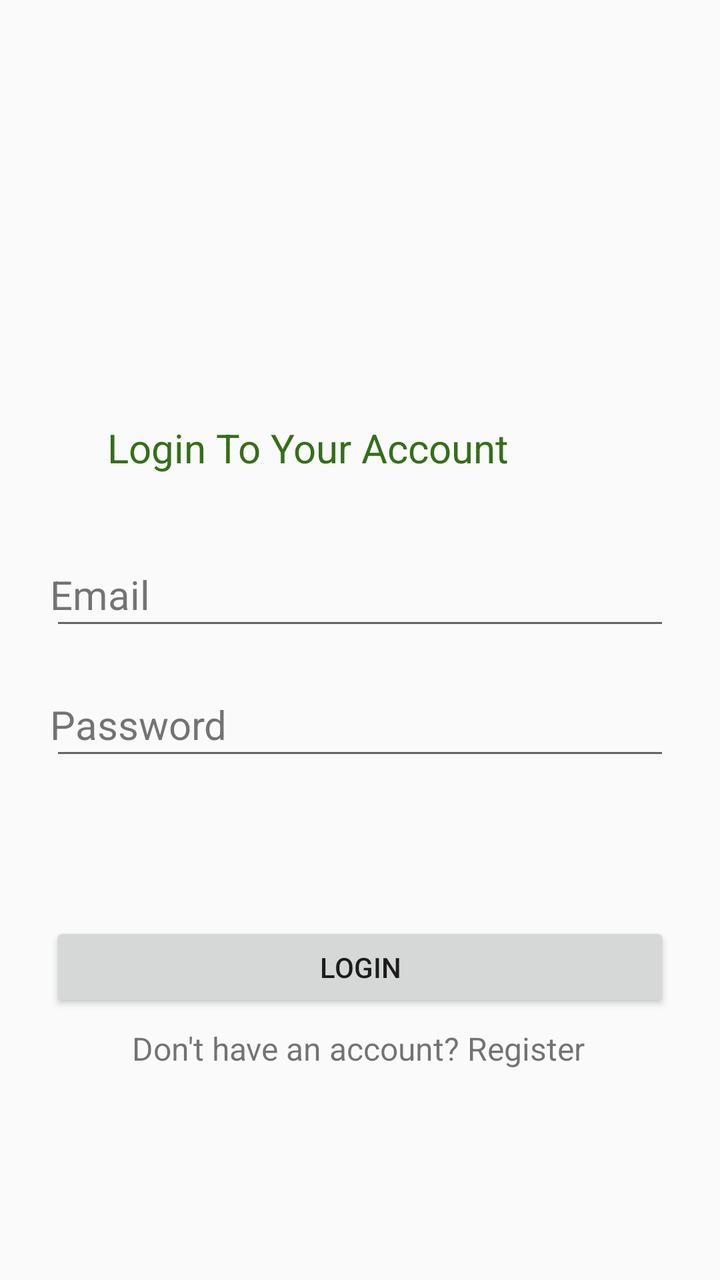
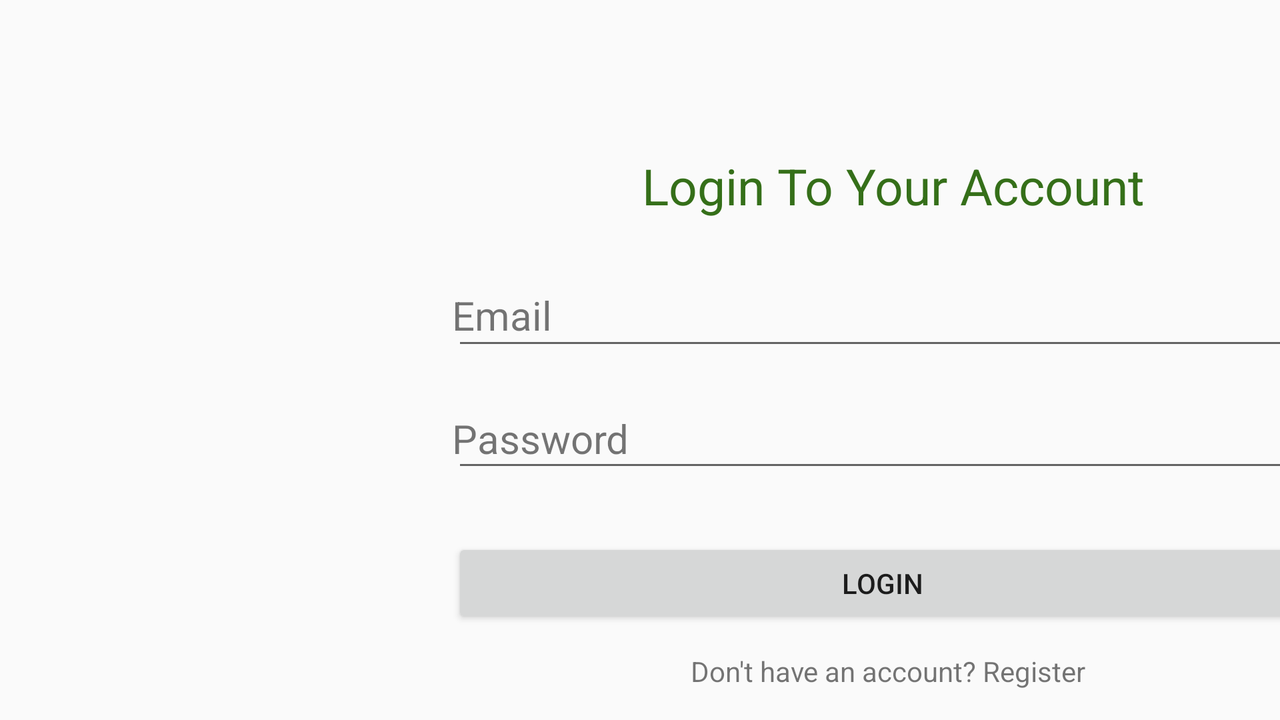

First picture: res/layout/ on a phone held upright. Second picture: the repository's own variant of that layout, on a device whose configuration matches the variant's folder. Source for both follows.
<!-- AndroidManifest.xml: activity theme AppTheme.NoActionBar -->
<!-- res/layout/activity_login.xml -->
<?xml version="1.0" encoding="utf-8"?>
<android.support.constraint.ConstraintLayout xmlns:android="http://schemas.android.com/apk/res/android"
    xmlns:app="http://schemas.android.com/apk/res-auto"
    xmlns:tools="http://schemas.android.com/tools"
    android:layout_width="match_parent"
    android:layout_height="match_parent"
    android:background="@drawable/bg"
    tools:context=".LoginActivity">

    <EditText
        android:id="@+id/editText"
        android:layout_width="310dp"
        android:layout_height="65dp"
        android:ems="10"
        android:inputType="textEmailAddress"
        app:layout_constraintBottom_toTopOf="@+id/editText2"
        app:layout_constraintEnd_toEndOf="parent"
        app:layout_constraintHorizontal_bias="0.5"
        app:layout_constraintHorizontal_chainStyle="spread_inside"
        app:layout_constraintStart_toStartOf="parent"
        app:layout_constraintTop_toTopOf="parent"
        app:layout_constraintVertical_chainStyle="packed" />

    <EditText
        android:id="@+id/editText2"
        android:layout_width="310dp"
        android:layout_height="65dp"
        android:ems="10"
        android:inputType="textPassword"
        app:layout_constraintBottom_toBottomOf="parent"
        app:layout_constraintEnd_toEndOf="@+id/editText"
        app:layout_constraintStart_toStartOf="@+id/editText"
        app:layout_constraintTop_toBottomOf="@+id/editText" />

    <ImageView
        android:id="@+id/imageView"
        android:layout_width="100dp"
        android:layout_height="100dp"
        android:layout_marginStart="155dp"
        android:layout_marginTop="75dp"
        android:layout_marginEnd="156dp"
        app:layout_constraintBottom_toTopOf="@+id/textView2"
        app:layout_constraintEnd_toEndOf="parent"
        app:layout_constraintHorizontal_bias="1.0"
        app:layout_constraintStart_toStartOf="parent"
        app:layout_constraintTop_toTopOf="parent"
        app:srcCompat="@drawable/ic_todo" />

    <TextView
        android:id="@+id/textView2"
        android:layout_width="wrap_content"
        android:layout_height="wrap_content"
        android:text="@string/LoginTo"
        android:textColor="#356f19"
        android:textSize="20dp"
        app:layout_constraintBottom_toTopOf="@+id/editText"
        app:layout_constraintEnd_toEndOf="@+id/imageView"
        app:layout_constraintStart_toStartOf="@+id/imageView"
        app:layout_constraintTop_toBottomOf="@+id/imageView" />

    <TextView
        android:id="@+id/emailtext"
        android:layout_width="wrap_content"
        android:layout_height="wrap_content"
        android:layout_marginBottom="8dp"
        android:text="@string/email"
        android:textSize="20sp"
        app:layout_constraintBottom_toTopOf="@+id/editText2"
        app:layout_constraintEnd_toEndOf="@+id/editText"
        app:layout_constraintHorizontal_bias="0.0"
        app:layout_constraintStart_toStartOf="@+id/editText"
        app:layout_constraintTop_toTopOf="@+id/editText"
        app:layout_constraintVertical_bias="0.96" />

    <TextView
        android:id="@+id/textView4"
        android:layout_width="wrap_content"
        android:layout_height="wrap_content"
        android:text="@string/pass"
        android:textSize="20sp"
        app:layout_constraintBottom_toBottomOf="@+id/editText2"
        app:layout_constraintEnd_toEndOf="@+id/editText2"
        app:layout_constraintHorizontal_bias="0.0"
        app:layout_constraintStart_toStartOf="@+id/editText2"
        app:layout_constraintTop_toTopOf="@+id/editText2"
        app:layout_constraintVertical_bias="0.757" />

    <Button
        android:id="@+id/button"
        android:layout_width="310dp"
        android:layout_height="45dp"
        android:layout_marginTop="76dp"
        android:text="@string/log"
        app:layout_constraintEnd_toEndOf="@+id/editText2"
        app:layout_constraintHorizontal_bias="0.0"
        app:layout_constraintStart_toStartOf="@+id/editText2"
        app:layout_constraintTop_toBottomOf="@+id/editText2" />

    <TextView
        android:id="@+id/textView5"
        android:layout_width="wrap_content"
        android:layout_height="wrap_content"
        android:text="@string/dont"
        android:textSize="16sp"
        app:layout_constraintBottom_toBottomOf="parent"
        app:layout_constraintEnd_toEndOf="@+id/button"
        app:layout_constraintHorizontal_bias="0.491"
        app:layout_constraintStart_toStartOf="@+id/button"
        app:layout_constraintTop_toBottomOf="@+id/button"
        app:layout_constraintVertical_bias="0.065" />
</android.support.constraint.ConstraintLayout>
<!-- resources referenced by this layout -->
<resources>
  <string name="LoginTo">"Login To Your Account"</string>
  <string name="dont">"Don't have an account? Register"</string>
  <string name="email">Email</string>
  <string name="log">Login</string>
  <string name="pass">Password</string>
  <style name="AppTheme.NoActionBar">
          <item name="windowActionBar">false</item>
          <item name="windowNoTitle">true</item>
      </style>
</resources>
<!-- res/layout-land/activity_login.xml (the repository's variant of the layout above) -->
<!-- drawn on the phone turned sideways -->
<?xml version="1.0" encoding="utf-8"?>
<android.support.constraint.ConstraintLayout xmlns:android="http://schemas.android.com/apk/res/android"
    xmlns:app="http://schemas.android.com/apk/res-auto"
    xmlns:tools="http://schemas.android.com/tools"
    android:layout_width="match_parent"
    android:layout_height="match_parent"
    android:background="@drawable/bg"
    tools:context=".LoginActivity">

    <EditText
        android:id="@+id/editText"
        android:layout_width="430dp"
        android:layout_height="61dp"
        android:layout_marginStart="32dp"
        android:layout_marginEnd="8dp"
        android:ems="10"
        android:inputType="textEmailAddress"
        app:layout_constraintBottom_toTopOf="@+id/editText2"
        app:layout_constraintEnd_toEndOf="parent"
        app:layout_constraintHorizontal_bias="0.25"
        app:layout_constraintHorizontal_chainStyle="spread_inside"
        app:layout_constraintStart_toEndOf="@+id/imageView"
        app:layout_constraintTop_toTopOf="parent"
        app:layout_constraintVertical_chainStyle="packed" />

    <EditText
        android:id="@+id/editText2"
        android:layout_width="430dp"
        android:layout_height="61dp"
        android:ems="10"
        android:inputType="textPassword"
        app:layout_constraintBottom_toBottomOf="parent"
        app:layout_constraintEnd_toEndOf="@+id/editText"
        app:layout_constraintStart_toStartOf="@+id/editText"
        app:layout_constraintTop_toBottomOf="@+id/editText" />

    <ImageView
        android:id="@+id/imageView"
        android:layout_width="150dp"
        android:layout_height="163dp"
        android:layout_marginStart="52dp"
        android:layout_marginTop="20dp"
        app:layout_constraintStart_toStartOf="parent"
        app:layout_constraintTop_toTopOf="@+id/textView2"
        app:srcCompat="@drawable/ic_todo" />

    <TextView
        android:id="@+id/textView2"
        android:layout_width="wrap_content"
        android:layout_height="wrap_content"
        android:layout_marginTop="76dp"
        android:text="@string/LoginTo"
        android:textColor="#356f19"
        android:textSize="25dp"
        app:layout_constraintEnd_toEndOf="@+id/editText"
        app:layout_constraintHorizontal_bias="0.532"
        app:layout_constraintStart_toStartOf="@+id/editText"
        app:layout_constraintTop_toTopOf="parent" />

    <TextView
        android:id="@+id/emailtext"
        android:layout_width="wrap_content"
        android:layout_height="wrap_content"
        android:layout_marginBottom="8dp"
        android:text="@string/email"
        android:textSize="20sp"
        app:layout_constraintBottom_toTopOf="@+id/editText2"
        app:layout_constraintEnd_toEndOf="@+id/editText"
        app:layout_constraintHorizontal_bias="0.0"
        app:layout_constraintStart_toStartOf="@+id/editText"
        app:layout_constraintTop_toTopOf="@+id/editText"
        app:layout_constraintVertical_bias="0.96" />

    <TextView
        android:id="@+id/textView4"
        android:layout_width="wrap_content"
        android:layout_height="wrap_content"
        android:text="@string/pass"
        android:textSize="20sp"
        app:layout_constraintBottom_toBottomOf="@+id/editText2"
        app:layout_constraintEnd_toEndOf="@+id/editText2"
        app:layout_constraintHorizontal_bias="0.0"
        app:layout_constraintStart_toStartOf="@+id/editText2"
        app:layout_constraintTop_toTopOf="@+id/editText2"
        app:layout_constraintVertical_bias="0.757" />

    <Button
        android:id="@+id/button2"
        android:layout_width="430dp"
        android:layout_height="45dp"
        android:layout_marginStart="8dp"
        android:layout_marginTop="28dp"
        android:text="@string/log"
        app:layout_constraintEnd_toEndOf="@+id/editText2"
        app:layout_constraintHorizontal_bias="1.0"
        app:layout_constraintStart_toStartOf="@+id/textView4"
        app:layout_constraintTop_toBottomOf="@+id/editText2" />

    <TextView
        android:id="@+id/textView3"
        android:layout_width="wrap_content"
        android:layout_height="wrap_content"
        android:layout_marginTop="12dp"
        android:text="@string/dont"
        app:layout_constraintEnd_toEndOf="@+id/button2"
        app:layout_constraintHorizontal_bias="0.513"
        app:layout_constraintStart_toStartOf="@+id/button2"
        app:layout_constraintTop_toBottomOf="@+id/button2" />
</android.support.constraint.ConstraintLayout>
